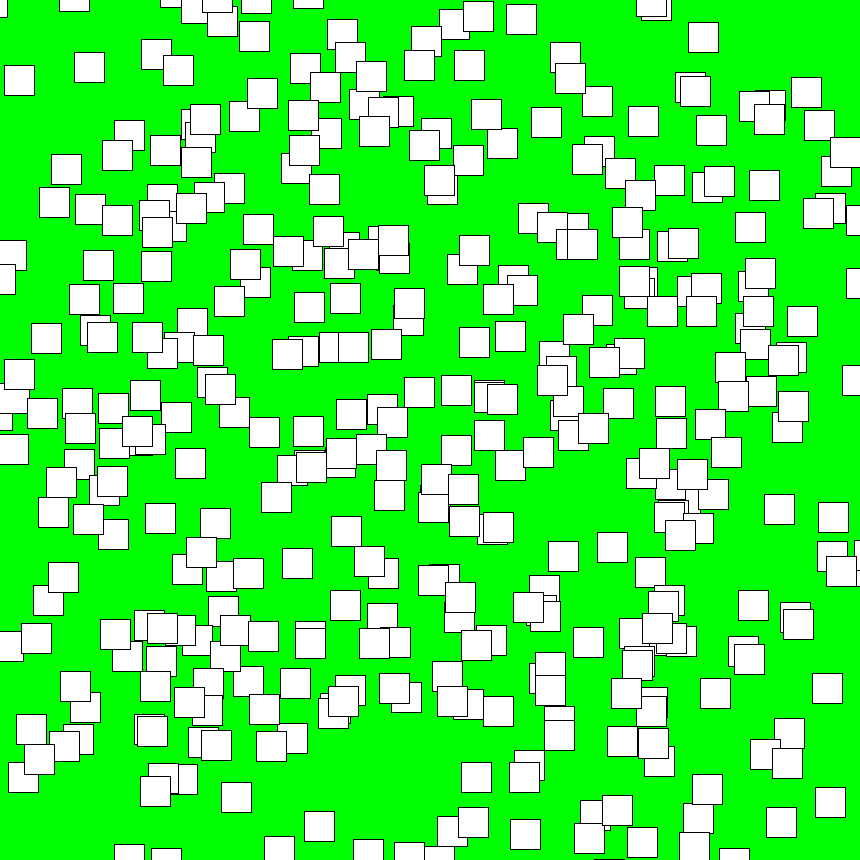
Frame 1 (no input)
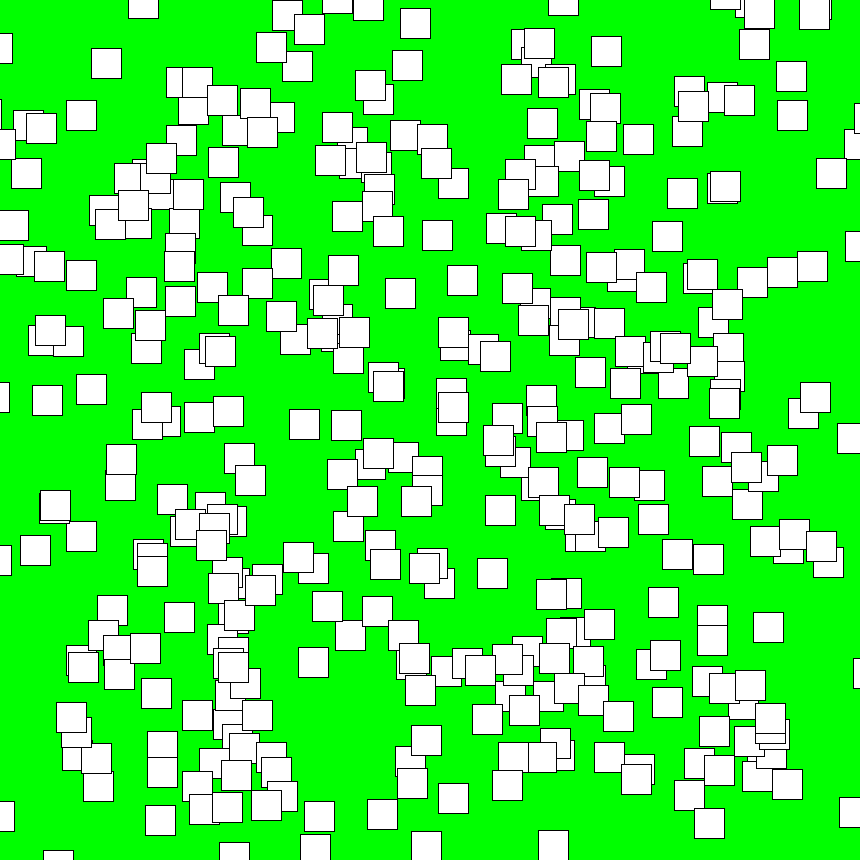
Frame 60 (the mouse pressed at the canvas centre just before this capture)
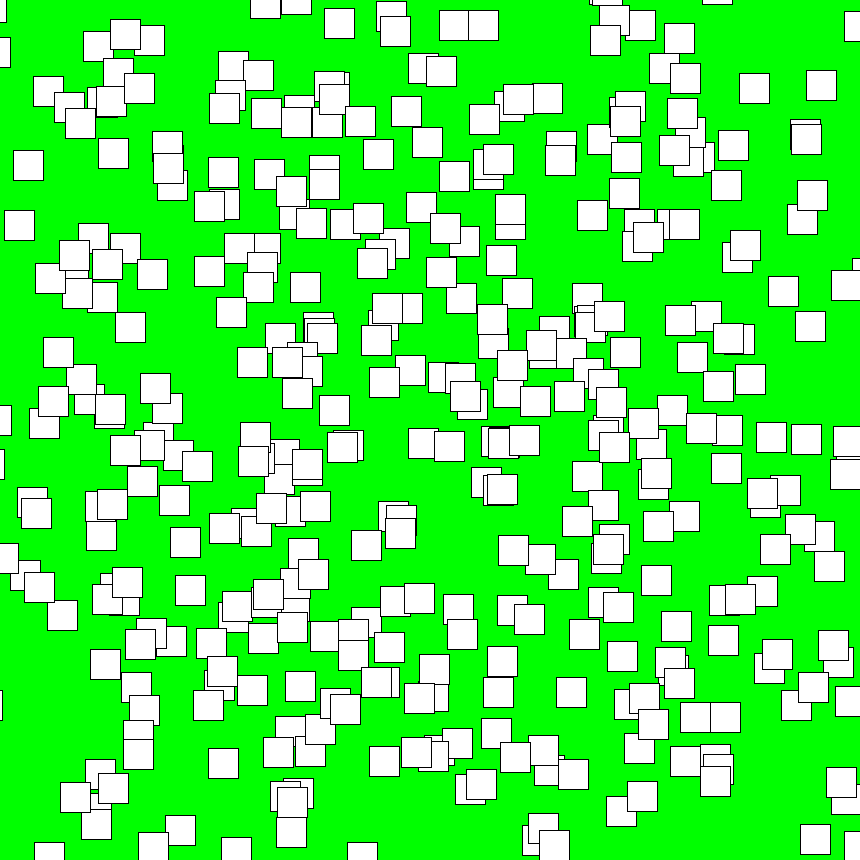
Frame 120 (the mouse held since frame 60 and released just before this capture)

The Processing sketch that drew these frames (run headless with seeded random() and noise(); from frame 60 on, the mouse is pressed at the canvas centre):

// Processing sketch: UwU_UwU
// ── UwU_UwU.pde

void setup() {
  size(860, 860);
}


void draw() {
  background(0, 255, 0);


  for (int j =0; j< 20; j++ ) {
    for (int i =0; i< 20; i++ ) {
      rect(30+i*40 +random(-100, 100), 30+j*40+random(-100, 100), 30, 30);
      
    }
  }
}
